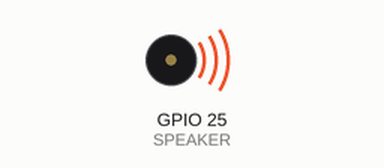
Simulated run of this program. Board: Raspberry Pi (BCM pin numbers). Parts: buzzer (waves = sounding). What the program prints to the terminal is not drawn. At 16.0 s the program stops and its outputs stay as they are.

Above: at 0.24 s.
At 16.0 s:
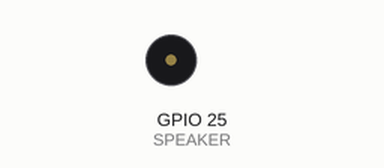
Timing chart, 0 to 17.5 s (numbered marks = the images above):
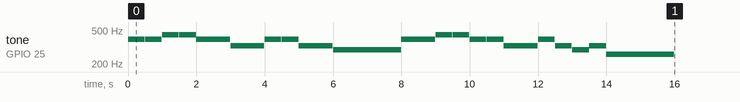

The program:

08._SPEAKER.py
```python
import RPi.GPIO as GPIO
import time

SPEAKER = 25    # BCM. 25(Physical. 22)

C = 261.63      # 도
D = 293.66      # 레
E = 329.63      # 미
F = 349.23      # 파
G = 391.00      # 솔
A = 440.00      # 라

notes = [   # 3차원 배열, [음계, 음표]
    [G, 8], [G, 8], [A, 8], [A, 8], [G, 8], [G, 8], [E, 4],
    [G, 8], [G, 8], [E, 8], [E, 8], [D, 2],
    [G, 8], [G, 8], [A, 8], [A, 8], [G, 8], [G, 8], [E, 4],
    [G, 8], [E, 8], [D, 8], [E, 8], [C, 2]
]

GPIO.setmode(GPIO.BCM)          # BCM 설정
GPIO.setup(SPEAKER, GPIO.OUT)   # BCM. 25 GPIO OUT 설정

pwm = GPIO.PWM(SPEAKER, 0.1)    # PWM(BCM, Frequency)
pwm.start(50)

try :
    for i in notes :                    # notes의 길이만큼 반복
        pwm.ChangeDutyCycle(50)         # 음 출력
        pwm.ChangeFrequency(i[0])       # notes[i]번째 음계를
        time.sleep(4 / i[1] - 0.01)     # notes[i]번째 음표만큼 출력

        pwm.ChangeDutyCycle(0)          # 소리를 끄고
        time.sleep(0.01)                # 0.01초 시간을 둠

except :
    print("error or Pressed [Ctrl-C]")  # 에러가 났거나 [Ctrl - C]를 눌렀을 경우

finally :           # 어찌되었든 끝났을 때
    pwm.stop()      # pwm stop
    GPIO.cleanup()  # GPIO cleanup
    print("end")    # end 메시지 출력
```

Measured:
- by itself, tone on GPIO 25 (SPEAKER): plays 391 Hz for 0.49 s, 391 Hz for 0.49 s, 440 Hz for 0.49 s, 440 Hz for 0.49 s, 391 Hz for 0.49 s, 391 Hz for 0.49 s … (24 notes in this stretch)
